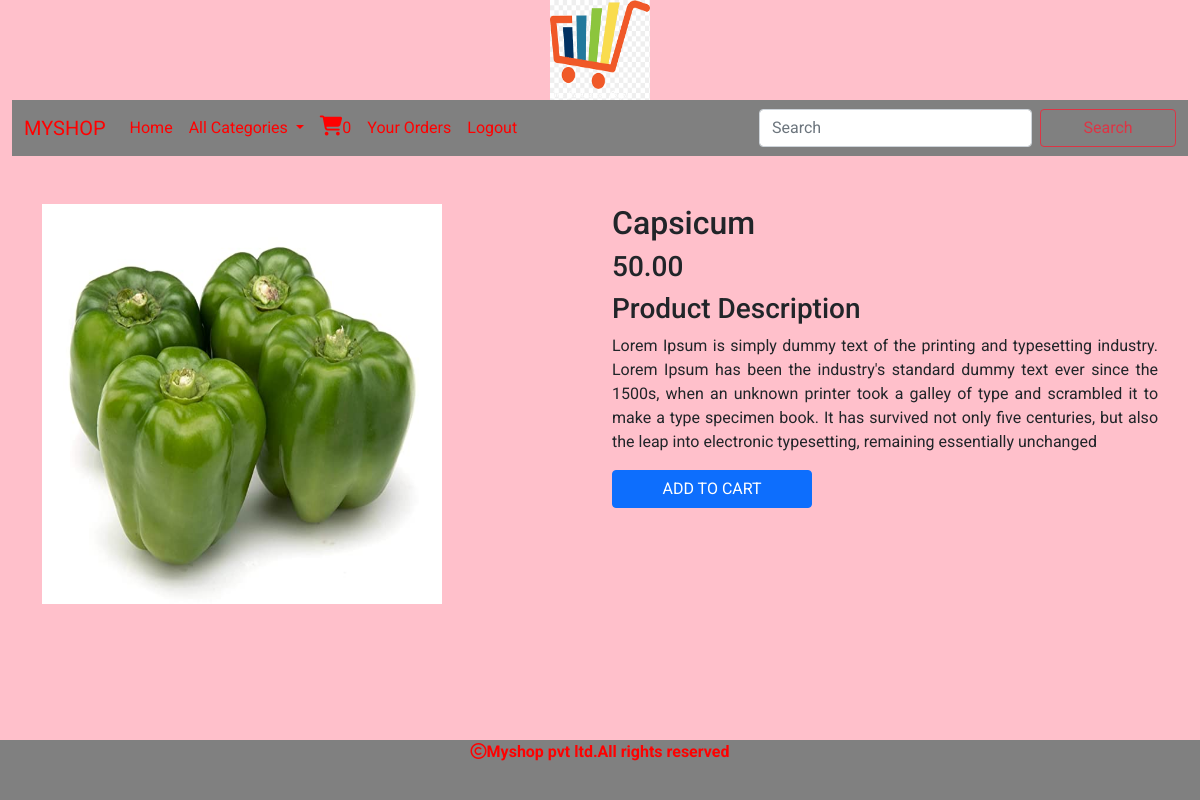
/prodetail/Capsicum (signed in), run on the app's committed database.
### shop/models.py (models this page shows, shortened)
class Product(models.Model):
    name=models.CharField(max_length=200,unique=True)
    slug=models.SlugField(max_length=250,unique=True)
    description=models.TextField(blank=True)
    price=models.DecimalField(max_digits=10,decimal_places=2)
    category=models.ForeignKey(Category,on_delete=models.CASCADE)
    image=models.ImageField(upload_to='img/products',null=True,blank=True)
    stock=models.IntegerField()
    available=models.BooleanField(default=True)
    created=models.DateTimeField(auto_now_add=True)
    updated=models.DateTimeField(auto_now=True)

### shop/views.py (the view)
# urls.py: path('prodetail/<slug:p>',views.prodetail,name="prodetail"),
def prodetail(request,p):
    p=Product.objects.get(slug=p)
    return render(request,'detail.html',{'p':p})

### cart/context_processors.py (called while the page is built)
def counter(request):
    item_count=0
    if request.user.is_authenticated:
        user=request.user
        try:
            cart=Cart.objects.filter(user=user)
            for i in cart:
                item_count+=i.quantity
        except:
            item_count=0
    return {'item_count':item_count}

### shop/context_processors.py (called while the page is built)
def menu_links(request):
    links=Category.objects.all()
    return {'links':links}

### templates/detail.html
{% extends 'base.html' %}
{% load static %}
{% block content %}
<div class="container" style="margin-bottom:100px;">
  <div class="row">
   <div class="col-sm-6 mt-5">
     <img src="{{p.image.url}}" height="400px" width="400px">
     </div>
    <div class="col-sm-6 mt-5">
      <h2>{{p.name}}</h2>
      <h3>{{p.price}}</h3>
      <h3>Product Description</h3>
      <p style="text-align:justify">{{p.description}}</p>
      {% if p.stock <= 0 %}
      <h2>Out of Stock</h2>
      {% else %}
      <a href="{% url 'cart:add_cart' p.id %}" class="btn btn-primary">ADD TO CART</a>
      {% endif %}
                  </div>
      </div>
    </div>
{% endblock %}

### static/css/custom.css (style rules this page uses)
body { background-color:pink; font-family: 'Roboto', sans-serif; }
.btn { width:200px; }

### data on the page
Product: image (picture), name "Capsicum", price "50.00", description "Lorem Ipsum is simply dummy text of the printing and typesetting industry. Lorem Ipsum has been the industry's standard dummy text ever since the 1500s, when an unknown printer took a galley of type and scrambled it to make a type specimen book. It has survived not only five centuries, but also the leap into electronic typesetting, remaining essentially unchanged"

### other printed values
{{ item_count }} "0"
